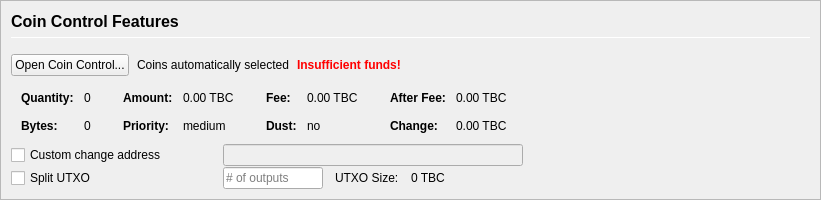
         <widget class="QFrame" name="frameCoinControl">
          <property name="sizePolicy">
           <sizepolicy hsizetype="Expanding" vsizetype="Expanding">
            <horstretch>0</horstretch>
            <verstretch>0</verstretch>
           </sizepolicy>
          </property>
          <property name="maximumSize">
           <size>
            <width>16777215</width>
            <height>16777215</height>
           </size>
          </property>
          <property name="frameShape">
           <enum>QFrame::StyledPanel</enum>
          </property>
          <property name="frameShadow">
           <enum>QFrame::Sunken</enum>
          </property>
          <layout class="QVBoxLayout" name="verticalLayoutCoinControl2">
           <property name="spacing">
            <number>0</number>
           </property>
           <property name="leftMargin">
            <number>0</number>
           </property>
           <property name="topMargin">
            <number>0</number>
           </property>
           <property name="rightMargin">
            <number>0</number>
           </property>
           <property name="bottomMargin">
            <number>0</number>
           </property>
           <item>
            <widget class="QFrame" name="frameCoinControl_BG">
             <layout class="QVBoxLayout" name="verticalLayoutCoinControl" stretch="0,0,0,0,0,0">
              <property name="spacing">
               <number>1</number>
              </property>
              <property name="leftMargin">
               <number>10</number>
              </property>
              <property name="topMargin">
               <number>10</number>
              </property>
              <item>
               <layout class="QHBoxLayout" name="horizontalLayoutCoinControl1">
                <property name="bottomMargin">
                 <number>15</number>
                </property>
                <item>
                 <layout class="QVBoxLayout" name="verticalLayout_3">
                  <property name="spacing">
                   <number>6</number>
                  </property>
                  <item>
                   <widget class="QLabel" name="labelCoinControlFeatures">
                    <property name="sizePolicy">
                     <sizepolicy hsizetype="Preferred" vsizetype="Maximum">
                      <horstretch>0</horstretch>
                      <verstretch>0</verstretch>
                     </sizepolicy>
                    </property>
                    <property name="minimumSize">
                     <size>
                      <width>0</width>
                      <height>20</height>
                     </size>
                    </property>
                    <property name="font">
                     <font>
                      <pointsize>12</pointsize>
                      <weight>75</weight>
                      <bold>true</bold>
                     </font>
                    </property>
                    <property name="styleSheet">
                     <string notr="true">font-weight:bold;</string>
                    </property>
                    <property name="text">
                     <string>Coin Control Features</string>
                    </property>
                   </widget>
                  </item>
                  <item>
                   <widget class="Line" name="line">
                    <property name="minimumSize">
                     <size>
                      <width>0</width>
                      <height>1</height>
                     </size>
                    </property>
                    <property name="maximumSize">
                     <size>
                      <width>16777215</width>
                      <height>1</height>
                     </size>
                    </property>
                    <property name="orientation">
                     <enum>Qt::Horizontal</enum>
                    </property>
                   </widget>
                  </item>
                 </layout>
                </item>
               </layout>
              </item>
              <item>
               <layout class="QHBoxLayout" name="horizontalLayoutCoinControl2" stretch="0,0,0,0">
                <property name="spacing">
                 <number>8</number>
                </property>
                <property name="bottomMargin">
                 <number>10</number>
                </property>
                <item>
                 <widget class="QPushButton" name="pushButtonCoinControl">
                  <property name="styleSheet">
                   <string notr="true"/>
                  </property>
                  <property name="text">
                   <string>Open Coin Control...</string>
                  </property>
                  <property name="autoDefault">
                   <bool>false</bool>
                  </property>
                 </widget>
                </item>
                <item>
                 <widget class="QLabel" name="labelCoinControlAutomaticallySelected">
                  <property name="text">
                   <string>Coins automatically selected</string>
                  </property>
                  <property name="margin">
                   <number>5</number>
                  </property>
                 </widget>
                </item>
                <item>
                 <widget class="QLabel" name="labelCoinControlInsuffFunds">
                  <property name="font">
                   <font>
                    <weight>75</weight>
                    <bold>true</bold>
                   </font>
                  </property>
                  <property name="styleSheet">
                   <string notr="true">color:red;font-weight:bold;</string>
                  </property>
                  <property name="text">
                   <string>Insufficient funds!</string>
                  </property>
                  <property name="margin">
                   <number>5</number>
                  </property>
                 </widget>
                </item>
                <item>
                 <spacer name="horizontalSpacerCoinControl">
                  <property name="orientation">
                   <enum>Qt::Horizontal</enum>
                  </property>
                  <property name="sizeHint" stdset="0">
                   <size>
                    <width>40</width>
                    <height>1</height>
                   </size>
                  </property>
                 </spacer>
                </item>
               </layout>
              </item>
              <item>
               <widget class="QWidget" name="widgetCoinControl" native="true">
                <property name="sizePolicy">
                 <sizepolicy hsizetype="Preferred" vsizetype="Preferred">
                  <horstretch>0</horstretch>
                  <verstretch>0</verstretch>
                 </sizepolicy>
                </property>
                <property name="minimumSize">
                 <size>
                  <width>0</width>
                  <height>0</height>
                 </size>
                </property>
                <property name="styleSheet">
                 <string notr="true"/>
                </property>
                <layout class="QHBoxLayout" name="horizontalLayoutCoinControl5">
                 <property name="leftMargin">
                  <number>0</number>
                 </property>
                 <property name="topMargin">
                  <number>0</number>
                 </property>
                 <property name="rightMargin">
                  <number>0</number>
                 </property>
                 <property name="bottomMargin">
                  <number>0</number>
                 </property>
                 <item>
                  <layout class="QHBoxLayout" name="horizontalLayoutCoinControl3" stretch="0,0,0,1">
                   <property name="spacing">
                    <number>20</number>
                   </property>
                   <property name="topMargin">
                    <number>0</number>
                   </property>
                   <property name="bottomMargin">
                    <number>10</number>
                   </property>
                   <item>
                    <layout class="QFormLayout" name="formLayoutCoinControl1">
                     <property name="horizontalSpacing">
                      <number>10</number>
                     </property>
                     <property name="verticalSpacing">
                      <number>14</number>
                     </property>
                     <property name="leftMargin">
                      <number>10</number>
                     </property>
                     <property name="topMargin">
                      <number>4</number>
                     </property>
                     <property name="rightMargin">
                      <number>6</number>
                     </property>
                     <item row="0" column="0">
                      <widget class="QLabel" name="labelCoinControlQuantityText">
                       <property name="font">
                        <font>
                         <weight>75</weight>
                         <bold>true</bold>
                        </font>
                       </property>
                       <property name="text">
                        <string>Quantity:</string>
                       </property>
                       <property name="margin">
                        <number>0</number>
                       </property>
                      </widget>
                     </item>
                     <item row="0" column="1">
                      <widget class="QLabel" name="labelCoinControlQuantity">
                       <property name="cursor">
                        <cursorShape>IBeamCursor</cursorShape>
                       </property>
                       <property name="contextMenuPolicy">
                        <enum>Qt::ActionsContextMenu</enum>
                       </property>
                       <property name="text">
                        <string notr="true">0</string>
                       </property>
                       <property name="margin">
                        <number>0</number>
                       </property>
                       <property name="textInteractionFlags">
                        <set>Qt::LinksAccessibleByMouse|Qt::TextSelectableByKeyboard|Qt::TextSelectableByMouse</set>
                       </property>
                      </widget>
                     </item>
                     <item row="1" column="0">
                      <widget class="QLabel" name="labelCoinControlBytesText">
                       <property name="font">
                        <font>
                         <weight>75</weight>
                         <bold>true</bold>
                        </font>
                       </property>
                       <property name="text">
                        <string>Bytes:</string>
                       </property>
                      </widget>
                     </item>
                     <item row="1" column="1">
                      <widget class="QLabel" name="labelCoinControlBytes">
                       <property name="cursor">
                        <cursorShape>IBeamCursor</cursorShape>
                       </property>
                       <property name="contextMenuPolicy">
                        <enum>Qt::ActionsContextMenu</enum>
                       </property>
                       <property name="text">
                        <string notr="true">0</string>
                       </property>
                       <property name="textInteractionFlags">
                        <set>Qt::LinksAccessibleByMouse|Qt::TextSelectableByKeyboard|Qt::TextSelectableByMouse</set>
                       </property>
                      </widget>
                     </item>
                    </layout>
                   </item>
                   <item>
                    <layout class="QFormLayout" name="formLayoutCoinControl2">
                     <property name="horizontalSpacing">
                      <number>10</number>
                     </property>
                     <property name="verticalSpacing">
                      <number>14</number>
                     </property>
                     <property name="leftMargin">
                      <number>6</number>
                     </property>
                     <property name="topMargin">
                      <number>4</number>
                     </property>
                     <property name="rightMargin">
                      <number>6</number>
                     </property>
                     <item row="0" column="0">
                      <widget class="QLabel" name="labelCoinControlAmountText">
                       <property name="font">
                        <font>
                         <weight>75</weight>
                         <bold>true</bold>
                        </font>
                       </property>
                       <property name="text">
                        <string>Amount:</string>
                       </property>
                       <property name="margin">
                        <number>0</number>
                       </property>
                      </widget>
                     </item>
                     <item row="0" column="1">
                      <widget class="QLabel" name="labelCoinControlAmount">
                       <property name="cursor">
                        <cursorShape>IBeamCursor</cursorShape>
                       </property>
                       <property name="contextMenuPolicy">
                        <enum>Qt::ActionsContextMenu</enum>
                       </property>
                       <property name="text">
                        <string notr="true">0.00 TBC</string>
                       </property>
                       <property name="textInteractionFlags">
                        <set>Qt::LinksAccessibleByMouse|Qt::TextSelectableByKeyboard|Qt::TextSelectableByMouse</set>
                       </property>
                      </widget>
                     </item>
                     <item row="1" column="0">
                      <widget class="QLabel" name="labelCoinControlPriorityText">
                       <property name="font">
                        <font>
                         <weight>75</weight>
                         <bold>true</bold>
                        </font>
                       </property>
                       <property name="text">
                        <string>Priority:</string>
                       </property>
                      </widget>
                     </item>
                     <item row="1" column="1">
                      <widget class="QLabel" name="labelCoinControlPriority">
                       <property name="cursor">
                        <cursorShape>IBeamCursor</cursorShape>
                       </property>
                       <property name="contextMenuPolicy">
                        <enum>Qt::ActionsContextMenu</enum>
                       </property>
                       <property name="text">
                        <string>medium</string>
                       </property>
                       <property name="textInteractionFlags">
                        <set>Qt::LinksAccessibleByMouse|Qt::TextSelectableByKeyboard|Qt::TextSelectableByMouse</set>
                       </property>
                      </widget>
                     </item>
                    </layout>
                   </item>
                   <item>
                    <layout class="QFormLayout" name="formLayoutCoinControl3">
                     <property name="horizontalSpacing">
                      <number>10</number>
                     </property>
                     <property name="verticalSpacing">
                      <number>14</number>
                     </property>
                     <property name="leftMargin">
                      <number>6</number>
                     </property>
                     <property name="topMargin">
                      <number>4</number>
                     </property>
                     <property name="rightMargin">
                      <number>6</number>
                     </property>
                     <item row="0" column="0">
                      <widget class="QLabel" name="labelCoinControlFeeText">
                       <property name="font">
                        <font>
                         <weight>75</weight>
                         <bold>true</bold>
                        </font>
                       </property>
                       <property name="text">
                        <string>Fee:</string>
                       </property>
                       <property name="margin">
                        <number>0</number>
                       </property>
                      </widget>
                     </item>
                     <item row="0" column="1">
                      <widget class="QLabel" name="labelCoinControlFee">
                       <property name="cursor">
                        <cursorShape>IBeamCursor</cursorShape>
                       </property>
                       <property name="contextMenuPolicy">
                        <enum>Qt::ActionsContextMenu</enum>
                       </property>
                       <property name="text">
                        <string notr="true">0.00 TBC</string>
                       </property>
                       <property name="textInteractionFlags">
                        <set>Qt::LinksAccessibleByMouse|Qt::TextSelectableByKeyboard|Qt::TextSelectableByMouse</set>
                       </property>
                      </widget>
                     </item>
                     <item row="1" column="0">
                      <widget class="QLabel" name="labelCoinControlLowOutputText">
                       <property name="font">
                        <font>
                         <weight>75</weight>
                         <bold>true</bold>
                        </font>
                       </property>
                       <property name="text">
                        <string>Dust:</string>
                       </property>
                      </widget>
                     </item>
                     <item row="1" column="1">
                      <widget class="QLabel" name="labelCoinControlLowOutput">
                       <property name="cursor">
                        <cursorShape>IBeamCursor</cursorShape>
                       </property>
                       <property name="contextMenuPolicy">
                        <enum>Qt::ActionsContextMenu</enum>
                       </property>
                       <property name="text">
                        <string>no</string>
                       </property>
                       <property name="textInteractionFlags">
                        <set>Qt::LinksAccessibleByMouse|Qt::TextSelectableByKeyboard|Qt::TextSelectableByMouse</set>
                       </property>
                      </widget>
                     </item>
                    </layout>
                   </item>
                   <item>
                    <layout class="QFormLayout" name="formLayoutCoinControl4">
                     <property name="horizontalSpacing">
                      <number>10</number>
                     </property>
                     <property name="verticalSpacing">
                      <number>14</number>
                     </property>
                     <property name="leftMargin">
                      <number>6</number>
                     </property>
                     <property name="topMargin">
                      <number>4</number>
                     </property>
                     <property name="rightMargin">
                      <number>6</number>
                     </property>
                     <item row="0" column="0">
                      <widget class="QLabel" name="labelCoinControlAfterFeeText">
                       <property name="font">
                        <font>
                         <weight>75</weight>
                         <bold>true</bold>
                        </font>
                       </property>
                       <property name="text">
                        <string>After Fee:</string>
                       </property>
                       <property name="margin">
                        <number>0</number>
                       </property>
                      </widget>
                     </item>
                     <item row="0" column="1">
                      <widget class="QLabel" name="labelCoinControlAfterFee">
                       <property name="cursor">
                        <cursorShape>IBeamCursor</cursorShape>
                       </property>
                       <property name="contextMenuPolicy">
                        <enum>Qt::ActionsContextMenu</enum>
                       </property>
                       <property name="text">
                        <string notr="true">0.00 TBC</string>
                       </property>
                       <property name="textInteractionFlags">
                        <set>Qt::LinksAccessibleByMouse|Qt::TextSelectableByKeyboard|Qt::TextSelectableByMouse</set>
                       </property>
                      </widget>
                     </item>
                     <item row="1" column="0">
                      <widget class="QLabel" name="labelCoinControlChangeText">
                       <property name="font">
                        <font>
                         <weight>75</weight>
                         <bold>true</bold>
                        </font>
                       </property>
                       <property name="text">
                        <string>Change:</string>
                       </property>
                      </widget>
                     </item>
                     <item row="1" column="1">
                      <widget class="QLabel" name="labelCoinControlChange">
                       <property name="cursor">
                        <cursorShape>IBeamCursor</cursorShape>
                       </property>
                       <property name="contextMenuPolicy">
                        <enum>Qt::ActionsContextMenu</enum>
                       </property>
                       <property name="text">
                        <string notr="true">0.00 TBC</string>
                       </property>
                       <property name="textInteractionFlags">
                        <set>Qt::LinksAccessibleByMouse|Qt::TextSelectableByKeyboard|Qt::TextSelectableByMouse</set>
                       </property>
                      </widget>
                     </item>
                    </layout>
                   </item>
                  </layout>
                 </item>
                </layout>
               </widget>
              </item>
              <item>
               <layout class="QHBoxLayout" name="horizontalLayoutCoinControl4">
                <property name="spacing">
                 <number>12</number>
                </property>
                <property name="sizeConstraint">
                 <enum>QLayout::SetDefaultConstraint</enum>
                </property>
                <property name="topMargin">
                 <number>0</number>
                </property>
                <property name="rightMargin">
                 <number>0</number>
                </property>
                <item>
                 <widget class="QCheckBox" name="checkBoxCoinControlChange">
                  <property name="sizePolicy">
                   <sizepolicy hsizetype="Preferred" vsizetype="Preferred">
                    <horstretch>0</horstretch>
                    <verstretch>0</verstretch>
                   </sizepolicy>
                  </property>
                  <property name="minimumSize">
                   <size>
                    <width>200</width>
                    <height>0</height>
                   </size>
                  </property>
                  <property name="maximumSize">
                   <size>
                    <width>200</width>
                    <height>16777215</height>
                   </size>
                  </property>
                  <property name="toolTip">
                   <string>If this is activated, but the change address is empty or invalid, change will be sent to a newly generated address.</string>
                  </property>
                  <property name="text">
                   <string>Custom change address</string>
                  </property>
                 </widget>
                </item>
                <item>
                 <widget class="QValidatedLineEdit" name="lineEditCoinControlChange">
                  <property name="enabled">
                   <bool>false</bool>
                  </property>
                  <property name="sizePolicy">
                   <sizepolicy hsizetype="Preferred" vsizetype="Preferred">
                    <horstretch>0</horstretch>
                    <verstretch>0</verstretch>
                   </sizepolicy>
                  </property>
                  <property name="minimumSize">
                   <size>
                    <width>300</width>
                    <height>0</height>
                   </size>
                  </property>
                 </widget>
                </item>
                <item>
                 <widget class="QLabel" name="labelCoinControlChangeLabel">
                  <property name="sizePolicy">
                   <sizepolicy hsizetype="Preferred" vsizetype="Preferred">
                    <horstretch>0</horstretch>
                    <verstretch>0</verstretch>
                   </sizepolicy>
                  </property>
                  <property name="minimumSize">
                   <size>
                    <width>100</width>
                    <height>0</height>
                   </size>
                  </property>
                  <property name="text">
                   <string/>
                  </property>
                  <property name="margin">
                   <number>3</number>
                  </property>
                 </widget>
                </item>
               </layout>
              </item>
              <item>
               <layout class="QHBoxLayout" name="horizontalLayoutCoinControl6">
                <property name="spacing">
                 <number>12</number>
                </property>
                <property name="rightMargin">
                 <number>0</number>
                </property>
                <item>
                 <widget class="QCheckBox" name="splitBlockCheckBox">
                  <property name="sizePolicy">
                   <sizepolicy hsizetype="Preferred" vsizetype="Preferred">
                    <horstretch>0</horstretch>
                    <verstretch>0</verstretch>
                   </sizepolicy>
                  </property>
                  <property name="minimumSize">
                   <size>
                    <width>200</width>
                    <height>0</height>
                   </size>
                  </property>
                  <property name="maximumSize">
                   <size>
                    <width>200</width>
                    <height>16777215</height>
                   </size>
                  </property>
                  <property name="text">
                   <string>Split UTXO</string>
                  </property>
                 </widget>
                </item>
                <item>
                 <widget class="QLineEdit" name="splitBlockLineEdit">
                  <property name="sizePolicy">
                   <sizepolicy hsizetype="Preferred" vsizetype="Preferred">
                    <horstretch>50</horstretch>
                    <verstretch>0</verstretch>
                   </sizepolicy>
                  </property>
                  <property name="minimumSize">
                   <size>
                    <width>100</width>
                    <height>0</height>
                   </size>
                  </property>
                  <property name="maximumSize">
                   <size>
                    <width>100</width>
                    <height>16777215</height>
                   </size>
                  </property>
                  <property name="placeholderText">
                   <string># of outputs</string>
                  </property>
                 </widget>
                </item>
                <item>
                 <widget class="QLabel" name="labelBlockSizeText">
                  <property name="text">
                   <string>UTXO Size:</string>
                  </property>
                 </widget>
                </item>
                <item>
                 <widget class="QLabel" name="labelBlockSize">
                  <property name="text">
                   <string>0 TBC</string>
                  </property>
                 </widget>
                </item>
                <item>
                 <spacer name="horizontalSpacer_7">
                  <property name="orientation">
                   <enum>Qt::Horizontal</enum>
                  </property>
                  <property name="sizeHint" stdset="0">
                   <size>
                    <width>40</width>
                    <height>20</height>
                   </size>
                  </property>
                 </spacer>
                </item>
               </layout>
              </item>
              <item>
               <spacer name="verticalSpacerCoinControl">
                <property name="orientation">
                 <enum>Qt::Vertical</enum>
                </property>
                <property name="sizeHint" stdset="0">
                 <size>
                  <width>800</width>
                  <height>1</height>
                 </size>
                </property>
               </spacer>
              </item>
             </layout>
            </widget>
           </item>
          </layout>
         </widget>
